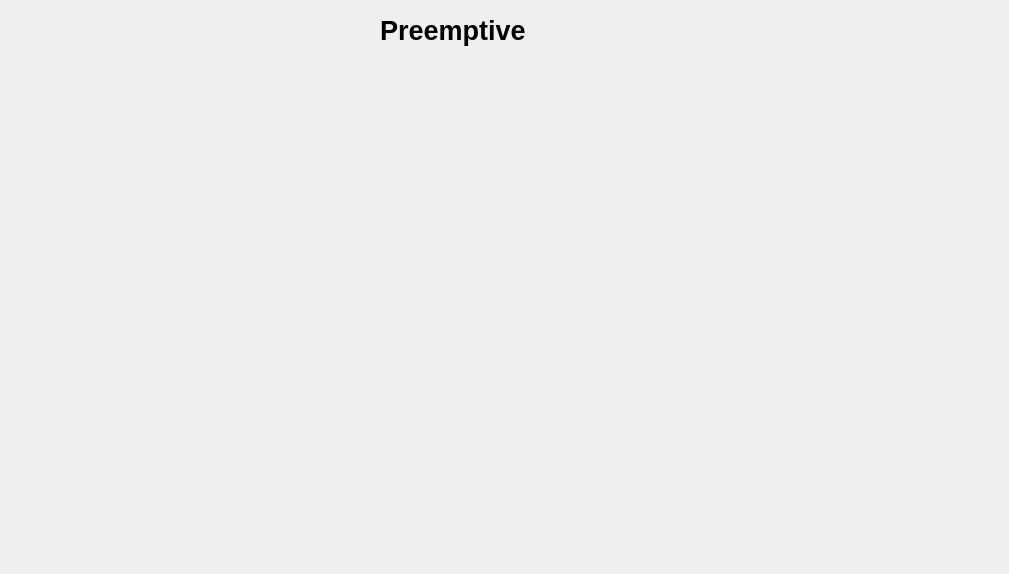
<?xml version="1.0" encoding="UTF-8"?>
<ui version="4.0">
 <class>Preemptive</class>
 <widget class="QWidget" name="Preemptive">
  <property name="geometry">
   <rect>
    <x>0</x>
    <y>0</y>
    <width>1009</width>
    <height>574</height>
   </rect>
  </property>
  <property name="windowTitle">
   <string>Form</string>
  </property>
  <widget class="QLabel" name="label">
   <property name="geometry">
    <rect>
     <x>380</x>
     <y>10</y>
     <width>251</width>
     <height>41</height>
    </rect>
   </property>
   <property name="font">
    <font>
     <pointsize>20</pointsize>
     <bold>true</bold>
    </font>
   </property>
   <property name="text">
    <string>Preemptive</string>
   </property>
   <property name="scaledContents">
    <bool>false</bool>
   </property>
  </widget>
 </widget>
 <resources/>
 <connections/>
</ui>
